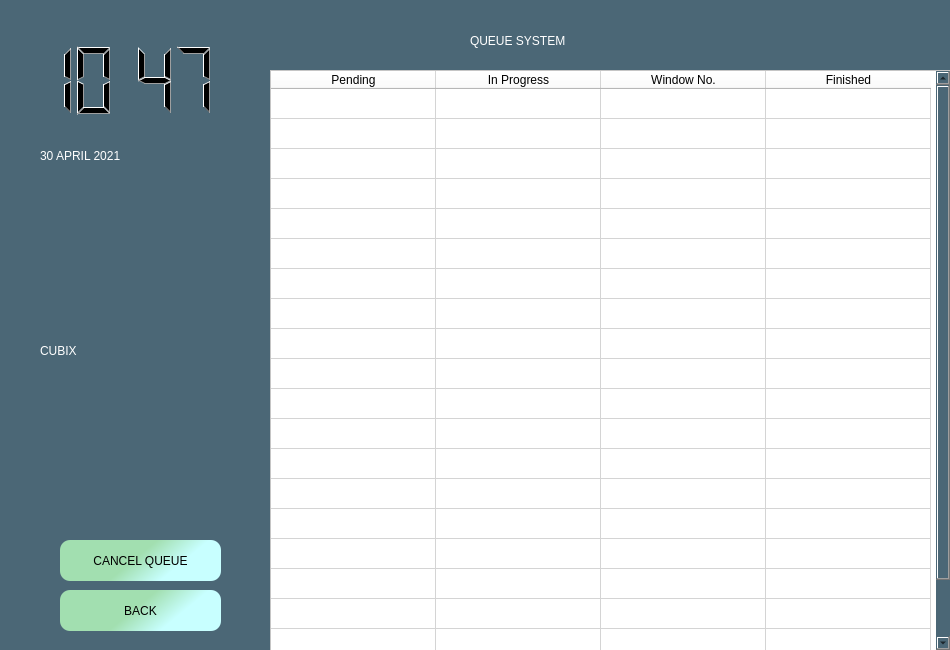
<?xml version="1.0" encoding="UTF-8"?>
<ui version="4.0">
 <class>MainWindow</class>
 <widget class="QMainWindow" name="MainWindow">
  <property name="geometry">
   <rect>
    <x>0</x>
    <y>0</y>
    <width>950</width>
    <height>650</height>
   </rect>
  </property>
  <property name="windowTitle">
   <string>Queue Screen</string>
  </property>
  <property name="windowIcon">
   <iconset>
    <normaloff>human-queue.png</normaloff>human-queue.png</iconset>
  </property>
  <property name="windowOpacity">
   <double>100.000000000000000</double>
  </property>
  <property name="styleSheet">
   <string notr="true">background-color: rgb(75, 103, 118);</string>
  </property>
  <widget class="QWidget" name="centralwidget">
   <widget class="QLabel" name="label">
    <property name="geometry">
     <rect>
      <x>-90</x>
      <y>190</y>
      <width>431</width>
      <height>321</height>
     </rect>
    </property>
    <property name="text">
     <string/>
    </property>
    <property name="pixmap">
     <pixmap>welcome_screen logo.png</pixmap>
    </property>
    <property name="scaledContents">
     <bool>true</bool>
    </property>
   </widget>
   <widget class="QLabel" name="label_2">
    <property name="geometry">
     <rect>
      <x>40</x>
      <y>300</y>
      <width>201</width>
      <height>101</height>
     </rect>
    </property>
    <property name="styleSheet">
     <string notr="true">color: rgb(255, 255, 255);
font: 75 72pt &quot;Agency FB&quot;;
background-color: none;</string>
    </property>
    <property name="text">
     <string>CUBIX</string>
    </property>
   </widget>
   <widget class="QLabel" name="label_3">
    <property name="geometry">
     <rect>
      <x>470</x>
      <y>-10</y>
      <width>681</width>
      <height>101</height>
     </rect>
    </property>
    <property name="styleSheet">
     <string notr="true">color: rgb(255, 255, 255);
font: 75 50pt &quot;Agency FB&quot;;
background-color: none;</string>
    </property>
    <property name="text">
     <string>QUEUE SYSTEM</string>
    </property>
   </widget>
   <widget class="QLCDNumber" name="lcdNumber">
    <property name="geometry">
     <rect>
      <x>10</x>
      <y>40</y>
      <width>211</width>
      <height>81</height>
     </rect>
    </property>
    <property name="frameShape">
     <enum>QFrame::NoFrame</enum>
    </property>
    <property name="intValue" stdset="0">
     <number>47</number>
    </property>
   </widget>
   <widget class="QLCDNumber" name="lcdNumber_2">
    <property name="geometry">
     <rect>
      <x>-90</x>
      <y>40</y>
      <width>211</width>
      <height>81</height>
     </rect>
    </property>
    <property name="frameShape">
     <enum>QFrame::NoFrame</enum>
    </property>
    <property name="intValue" stdset="0">
     <number>10</number>
    </property>
   </widget>
   <widget class="QLabel" name="label_4">
    <property name="geometry">
     <rect>
      <x>110</x>
      <y>40</y>
      <width>31</width>
      <height>81</height>
     </rect>
    </property>
    <property name="styleSheet">
     <string notr="true">color: rgb(255, 255, 255);
font: 75 72pt &quot;Agency FB&quot;;
background-color: none;</string>
    </property>
    <property name="text">
     <string/>
    </property>
    <property name="pixmap">
     <pixmap>solon.png</pixmap>
    </property>
    <property name="scaledContents">
     <bool>true</bool>
    </property>
   </widget>
   <widget class="QTableWidget" name="tableWidget">
    <property name="geometry">
     <rect>
      <x>270</x>
      <y>70</y>
      <width>681</width>
      <height>581</height>
     </rect>
    </property>
    <property name="styleSheet">
     <string notr="true">background-color: rgb(255, 255, 255);
font: 14pt &quot;Rockwell&quot;;</string>
    </property>
    <property name="rowCount">
     <number>20</number>
    </property>
    <attribute name="horizontalHeaderDefaultSectionSize">
     <number>165</number>
    </attribute>
    <attribute name="verticalHeaderVisible">
     <bool>false</bool>
    </attribute>
    <row/>
    <row/>
    <row/>
    <row/>
    <row/>
    <row/>
    <row/>
    <row/>
    <row/>
    <row/>
    <row/>
    <row/>
    <row/>
    <row/>
    <row/>
    <row/>
    <row/>
    <row/>
    <row/>
    <row/>
    <column>
     <property name="text">
      <string>Pending</string>
     </property>
    </column>
    <column>
     <property name="text">
      <string>In Progress</string>
     </property>
    </column>
    <column>
     <property name="text">
      <string>Window No.</string>
     </property>
    </column>
    <column>
     <property name="text">
      <string>Finished</string>
     </property>
    </column>
   </widget>
   <widget class="QLabel" name="label_5">
    <property name="geometry">
     <rect>
      <x>40</x>
      <y>130</y>
      <width>181</width>
      <height>51</height>
     </rect>
    </property>
    <property name="styleSheet">
     <string notr="true">font: 20pt &quot;Rockwell&quot;;
color: rgb(255, 255, 255);</string>
    </property>
    <property name="text">
     <string>30 APRIL 2021</string>
    </property>
   </widget>
   <widget class="QPushButton" name="pushButton">
    <property name="geometry">
     <rect>
      <x>60</x>
      <y>590</y>
      <width>161</width>
      <height>41</height>
     </rect>
    </property>
    <property name="styleSheet">
     <string notr="true">background-color: qlineargradient(spread:pad, x1:0.329727, y1:0.432, x2:0.938, y2:0.619318, stop:0.215909 rgba(162, 223, 176, 255), stop:0.698864 rgba(200, 255, 255, 255));
border-radius: 10px;
</string>
    </property>
    <property name="text">
     <string>BACK</string>
    </property>
   </widget>
   <widget class="QPushButton" name="pushButton_2">
    <property name="geometry">
     <rect>
      <x>60</x>
      <y>540</y>
      <width>161</width>
      <height>41</height>
     </rect>
    </property>
    <property name="styleSheet">
     <string notr="true">background-color: qlineargradient(spread:pad, x1:0.329727, y1:0.432, x2:0.938, y2:0.619318, stop:0.215909 rgba(162, 223, 176, 255), stop:0.698864 rgba(200, 255, 255, 255));
border-radius: 10px;
</string>
    </property>
    <property name="text">
     <string>CANCEL QUEUE</string>
    </property>
   </widget>
  </widget>
 </widget>
 <resources/>
 <connections/>
</ui>
